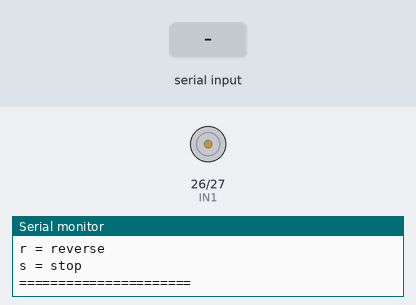
This sketch was run on a simulated ESP32. Shown: motor-driver pin pairs drawn as motors (green arrow = first pin HIGH = forward, orange = second pin HIGH = backward, longer = more drive, scaled by the enable pin), the last lines printed to the serial monitor. The inputs (shaded band) are chosen by the test bench.

Above: at 1.2 s.
1.3 s: "f\n" received over Serial
At 1.9 s:
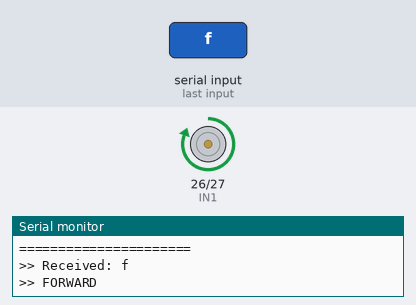
2.8 s: "r\n" received over Serial
At 3.1 s:
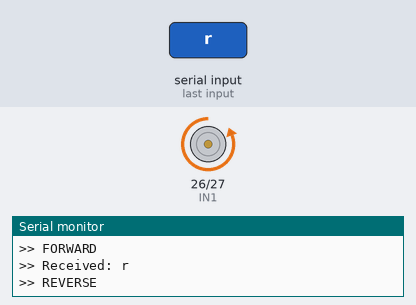
4.3 s: "s\n" received over Serial
At 5.4 s:
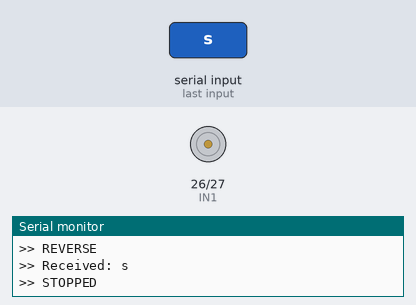
Timing chart, 0 to 7.3 s (numbered marks = the images above; inputs shaded):
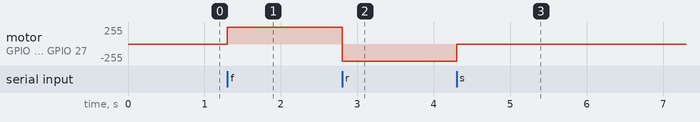

The sketch:

testsketch.ino
```cpp
#include <Arduino.h>

#define IN1 26
#define IN2 27
#define ENA 25

#define PWM_FREQ 1000
#define PWM_RESOLUTION 8

void setup() {
  Serial.begin(115200);
  pinMode(IN1, OUTPUT);
  pinMode(IN2, OUTPUT);
  ledcAttach(ENA, PWM_FREQ, PWM_RESOLUTION);
  Serial.println("======================");
  Serial.println("  Motor Test System   ");
  Serial.println("======================");
  Serial.println("f = forward");
  Serial.println("r = reverse");
  Serial.println("s = stop");
  Serial.println("======================");
}

void forward() {
  digitalWrite(IN1, HIGH);
  digitalWrite(IN2, LOW);
  ledcWrite(ENA, 255);
  Serial.println(">> FORWARD");
}

void reverse() {
  digitalWrite(IN1, LOW);
  digitalWrite(IN2, HIGH);
  ledcWrite(ENA, 255);
  Serial.println(">> REVERSE");
}

void stopMotor() {
  ledcWrite(ENA, 0);
  digitalWrite(IN1, LOW);
  digitalWrite(IN2, LOW);
  Serial.println(">> STOPPED");
}

void loop() {
  if (Serial.available()) {
    String cmd = Serial.readStringUntil('\n');
    cmd.trim();

    Serial.print(">> Received: ");
    Serial.println(cmd);

    if (cmd == "f") {
      forward();
    } else if (cmd == "r") {
      reverse();
    } else if (cmd == "s") {
      stopMotor();
    } else {
      Serial.print(">> Unknown command: ");
      Serial.println(cmd);
    }
  }
}
```

Measured:
- after the input at 1.3 s, motor on GPIO 26 (IN1) / GPIO 27 (IN2): stopped → forward 255/255 at once
- after the input at 2.8 s, motor on GPIO 26 (IN1) / GPIO 27 (IN2): forward 255/255 → backward 255/255 at once
- after the input at 4.3 s, motor on GPIO 26 (IN1) / GPIO 27 (IN2): backward 255/255 → stopped at once
